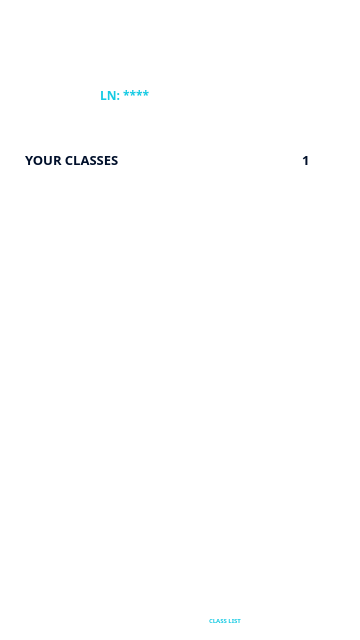
<?xml version="1.0" encoding="UTF-8"?>
<ui version="4.0">
 <class>Lecturer_Classes_List</class>
 <widget class="QMainWindow" name="Lecturer_Classes_List">
  <property name="geometry">
   <rect>
    <x>0</x>
    <y>0</y>
    <width>360</width>
    <height>640</height>
   </rect>
  </property>
  <property name="windowTitle">
   <string>Lecturer Classes List</string>
  </property>
  <property name="windowIcon">
   <iconset resource="resources.qrc">
    <normaloff>:/res/assets/presence_logo.png</normaloff>:/res/assets/presence_logo.png</iconset>
  </property>
  <widget class="QWidget" name="centralwidget">
   <property name="styleSheet">
    <string notr="true">QWidget #centralwidget {
	background-color: #FFFFFF;
}</string>
   </property>
   <widget class="QGroupBox" name="headerGroup">
    <property name="geometry">
     <rect>
      <x>0</x>
      <y>0</y>
      <width>360</width>
      <height>140</height>
     </rect>
    </property>
    <property name="styleSheet">
     <string notr="true">QGroupBox {
	border: 0px;
	border-radius: 0px;
}</string>
    </property>
    <property name="title">
     <string/>
    </property>
    <widget class="QLabel" name="headerHud">
     <property name="geometry">
      <rect>
       <x>0</x>
       <y>0</y>
       <width>360</width>
       <height>140</height>
      </rect>
     </property>
     <property name="styleSheet">
      <string notr="true"/>
     </property>
     <property name="text">
      <string/>
     </property>
     <property name="pixmap">
      <pixmap resource="resources.qrc">:/res/assets/header_large.png</pixmap>
     </property>
    </widget>
    <widget class="QPushButton" name="backButton">
     <property name="geometry">
      <rect>
       <x>15</x>
       <y>15</y>
       <width>30</width>
       <height>30</height>
      </rect>
     </property>
     <property name="styleSheet">
      <string notr="true">QPushButton {
	border: 0px;
	border-radius: 0px;
	background: none;
}</string>
     </property>
     <property name="text">
      <string/>
     </property>
     <property name="icon">
      <iconset resource="resources.qrc">
       <normaloff>:/res/assets/back.png</normaloff>:/res/assets/back.png</iconset>
     </property>
     <property name="iconSize">
      <size>
       <width>30</width>
       <height>30</height>
      </size>
     </property>
     <property name="flat">
      <bool>true</bool>
     </property>
    </widget>
    <widget class="QLabel" name="headerWelcomeLabel">
     <property name="geometry">
      <rect>
       <x>50</x>
       <y>40</y>
       <width>240</width>
       <height>20</height>
      </rect>
     </property>
     <property name="font">
      <font>
       <family>Poppins</family>
       <pointsize>-1</pointsize>
       <italic>false</italic>
       <bold>true</bold>
      </font>
     </property>
     <property name="styleSheet">
      <string notr="true">QLabel {
	color: #FFF;
	font-family: Poppins;
	font-size: 20px;
	font-style: normal;
	font-weight: 700;
	line-height: normal;
}</string>
     </property>
     <property name="text">
      <string>Hello, &lt;?&gt;</string>
     </property>
    </widget>
    <widget class="QLabel" name="dateLabel">
     <property name="geometry">
      <rect>
       <x>250</x>
       <y>10</y>
       <width>90</width>
       <height>20</height>
      </rect>
     </property>
     <property name="font">
      <font>
       <family>Poppins</family>
       <pointsize>-1</pointsize>
       <italic>false</italic>
       <fontweight>Light</fontweight>
      </font>
     </property>
     <property name="styleSheet">
      <string notr="true">QLabel {
	color: #FFFFFF;
	text-align: right;
	font-family: Poppins;
	font-size: 9px;
	font-style: normal;
	font-weight: 300;
	line-height: normal;
}</string>
     </property>
     <property name="text">
      <string/>
     </property>
     <property name="alignment">
      <set>Qt::AlignRight|Qt::AlignTrailing|Qt::AlignVCenter</set>
     </property>
    </widget>
    <widget class="QLabel" name="timeLabel">
     <property name="geometry">
      <rect>
       <x>250</x>
       <y>20</y>
       <width>90</width>
       <height>20</height>
      </rect>
     </property>
     <property name="styleSheet">
      <string notr="true">QLabel {
	color: #FFFFFF;
	text-align: right;
	font-family: Poppins;
	font-size: 11px;
	font-style: normal;
	font-weight: 500;
	line-height: normal;
}</string>
     </property>
     <property name="text">
      <string/>
     </property>
     <property name="alignment">
      <set>Qt::AlignRight|Qt::AlignTrailing|Qt::AlignVCenter</set>
     </property>
    </widget>
    <widget class="QLabel" name="headerAvatarLabel">
     <property name="geometry">
      <rect>
       <x>50</x>
       <y>70</y>
       <width>40</width>
       <height>40</height>
      </rect>
     </property>
     <property name="text">
      <string/>
     </property>
     <property name="pixmap">
      <pixmap resource="resources.qrc">:/res/assets/cict_avatar.png</pixmap>
     </property>
     <property name="alignment">
      <set>Qt::AlignCenter</set>
     </property>
    </widget>
    <widget class="QLabel" name="headerCollegeLabel">
     <property name="geometry">
      <rect>
       <x>100</x>
       <y>70</y>
       <width>180</width>
       <height>20</height>
      </rect>
     </property>
     <property name="styleSheet">
      <string notr="true">QLabel {
	color: #FFFFFF;
	font-family: Poppins;
	font-size: 12px;
	font-style: normal;
	font-weight: 700;
	line-height: normal;
}</string>
     </property>
     <property name="text">
      <string>C&lt;?&gt;</string>
     </property>
    </widget>
    <widget class="QLabel" name="headerLecturerIdLabel">
     <property name="geometry">
      <rect>
       <x>100</x>
       <y>85</y>
       <width>180</width>
       <height>20</height>
      </rect>
     </property>
     <property name="styleSheet">
      <string notr="true">QLabel {
	color: #15CAE3;
	font-family: Poppins;
	font-size: 12px;
	font-style: normal;
	font-weight: 500;
	line-height: normal;
}</string>
     </property>
     <property name="text">
      <string>LN: ****</string>
     </property>
    </widget>
   </widget>
   <widget class="QGroupBox" name="footerGroup">
    <property name="geometry">
     <rect>
      <x>0</x>
      <y>510</y>
      <width>360</width>
      <height>130</height>
     </rect>
    </property>
    <property name="styleSheet">
     <string notr="true">QGroupBox {
	border: 0px;
	border-radius: 0px;
}</string>
    </property>
    <property name="title">
     <string/>
    </property>
    <widget class="QLabel" name="footerHud">
     <property name="geometry">
      <rect>
       <x>10</x>
       <y>70</y>
       <width>340</width>
       <height>60</height>
      </rect>
     </property>
     <property name="text">
      <string/>
     </property>
     <property name="pixmap">
      <pixmap resource="resources.qrc">:/res/assets/footer.png</pixmap>
     </property>
     <property name="alignment">
      <set>Qt::AlignCenter</set>
     </property>
    </widget>
    <widget class="QPushButton" name="homeButton">
     <property name="geometry">
      <rect>
       <x>120</x>
       <y>77</y>
       <width>30</width>
       <height>30</height>
      </rect>
     </property>
     <property name="styleSheet">
      <string notr="true">QPushButton {
	border: 0px;
	border-radius: 0px;
	background: none;
}</string>
     </property>
     <property name="text">
      <string/>
     </property>
     <property name="icon">
      <iconset resource="resources.qrc">
       <normaloff>:/res/assets/home_unselected.png</normaloff>:/res/assets/home_unselected.png</iconset>
     </property>
     <property name="iconSize">
      <size>
       <width>25</width>
       <height>25</height>
      </size>
     </property>
     <property name="flat">
      <bool>true</bool>
     </property>
    </widget>
    <widget class="QLabel" name="homeLabel">
     <property name="geometry">
      <rect>
       <x>105</x>
       <y>102</y>
       <width>60</width>
       <height>16</height>
      </rect>
     </property>
     <property name="styleSheet">
      <string notr="true">QLabel {
	color: #FFFFFF;
	text-align: center;
	font-family: Poppins;
	font-size: 6px;
	font-style: normal;
	font-weight: 500;
	line-height: normal;
}</string>
     </property>
     <property name="text">
      <string>HOME</string>
     </property>
     <property name="alignment">
      <set>Qt::AlignCenter</set>
     </property>
    </widget>
    <widget class="QPushButton" name="classListButton">
     <property name="geometry">
      <rect>
       <x>210</x>
       <y>77</y>
       <width>30</width>
       <height>30</height>
      </rect>
     </property>
     <property name="styleSheet">
      <string notr="true">QPushButton {
	border: 0px;
	border-radius: 0px;
	background: none;
}</string>
     </property>
     <property name="text">
      <string/>
     </property>
     <property name="icon">
      <iconset resource="resources.qrc">
       <normaloff>:/res/assets/class_list_selected.png</normaloff>:/res/assets/class_list_selected.png</iconset>
     </property>
     <property name="iconSize">
      <size>
       <width>25</width>
       <height>25</height>
      </size>
     </property>
     <property name="flat">
      <bool>true</bool>
     </property>
    </widget>
    <widget class="QLabel" name="classListLabel">
     <property name="geometry">
      <rect>
       <x>195</x>
       <y>102</y>
       <width>60</width>
       <height>16</height>
      </rect>
     </property>
     <property name="styleSheet">
      <string notr="true">QLabel {
	color: #15CAE3;
	text-align: center;
	font-family: Poppins;
	font-size: 6px;
	font-style: normal;
	font-weight: 500;
	line-height: normal;
}</string>
     </property>
     <property name="text">
      <string>CLASS LIST</string>
     </property>
     <property name="alignment">
      <set>Qt::AlignCenter</set>
     </property>
    </widget>
    <widget class="QLabel" name="whiteBox">
     <property name="geometry">
      <rect>
       <x>0</x>
       <y>0</y>
       <width>360</width>
       <height>130</height>
      </rect>
     </property>
     <property name="text">
      <string/>
     </property>
     <property name="pixmap">
      <pixmap resource="resources.qrc">:/res/assets/white_box.png</pixmap>
     </property>
     <property name="alignment">
      <set>Qt::AlignCenter</set>
     </property>
    </widget>
    <widget class="QLabel" name="errorLabel">
     <property name="enabled">
      <bool>true</bool>
     </property>
     <property name="geometry">
      <rect>
       <x>25</x>
       <y>5</y>
       <width>310</width>
       <height>20</height>
      </rect>
     </property>
     <property name="styleSheet">
      <string notr="true">QLabel {
	background: none;
	color: #FF003D;
	font-family: Poppins;
	font-size: 10px;
	font-style: normal;
	font-weight: 600;
	line-height: normal;
}</string>
     </property>
     <property name="text">
      <string/>
     </property>
     <property name="alignment">
      <set>Qt::AlignCenter</set>
     </property>
    </widget>
    <zorder>whiteBox</zorder>
    <zorder>footerHud</zorder>
    <zorder>homeButton</zorder>
    <zorder>homeLabel</zorder>
    <zorder>classListButton</zorder>
    <zorder>classListLabel</zorder>
    <zorder>errorLabel</zorder>
   </widget>
   <widget class="QLabel" name="titleLabel">
    <property name="geometry">
     <rect>
      <x>25</x>
      <y>150</y>
      <width>180</width>
      <height>20</height>
     </rect>
    </property>
    <property name="styleSheet">
     <string notr="true">QLabel {
	color: #000F2A;
	font-family: Poppins;
	font-size: 13px;
	font-style: normal;
	font-weight: 700;
	line-height: normal;
}</string>
    </property>
    <property name="text">
     <string>YOUR CLASSES</string>
    </property>
   </widget>
   <widget class="QGroupBox" name="pageGroup">
    <property name="geometry">
     <rect>
      <x>260</x>
      <y>145</y>
      <width>90</width>
      <height>30</height>
     </rect>
    </property>
    <property name="styleSheet">
     <string notr="true">QGroupBox {
	border: 0px;
	border-radius: 0px;
}</string>
    </property>
    <property name="title">
     <string/>
    </property>
    <widget class="QPushButton" name="nextPageButton">
     <property name="geometry">
      <rect>
       <x>55</x>
       <y>5</y>
       <width>20</width>
       <height>20</height>
      </rect>
     </property>
     <property name="styleSheet">
      <string notr="true">QPushButton {
	border: 0px;
	border-radius: 0px;
	background: none;
}</string>
     </property>
     <property name="text">
      <string/>
     </property>
     <property name="icon">
      <iconset resource="resources.qrc">
       <normaloff>:/res/assets/next_arrow.png</normaloff>:/res/assets/next_arrow.png</iconset>
     </property>
     <property name="flat">
      <bool>true</bool>
     </property>
    </widget>
    <widget class="QPushButton" name="prevPageButton">
     <property name="geometry">
      <rect>
       <x>15</x>
       <y>5</y>
       <width>20</width>
       <height>20</height>
      </rect>
     </property>
     <property name="styleSheet">
      <string notr="true">QPushButton {
	border: 0px;
	border-radius: 0px;
	background: none;
}</string>
     </property>
     <property name="text">
      <string/>
     </property>
     <property name="icon">
      <iconset resource="resources.qrc">
       <normaloff>:/res/assets/prev_arrow.png</normaloff>:/res/assets/prev_arrow.png</iconset>
     </property>
     <property name="flat">
      <bool>true</bool>
     </property>
    </widget>
    <widget class="QLineEdit" name="numberPageTextbox">
     <property name="geometry">
      <rect>
       <x>31</x>
       <y>5</y>
       <width>30</width>
       <height>20</height>
      </rect>
     </property>
     <property name="styleSheet">
      <string notr="true">QLineEdit {
	background-color: transparent;
	border: 0px;
	color: #000F2A;
	font-family: Poppins;
	font-size: 13px;
	font-style: normal;
	font-weight: 700;
	line-height: normal;
}</string>
     </property>
     <property name="text">
      <string>1</string>
     </property>
     <property name="alignment">
      <set>Qt::AlignCenter</set>
     </property>
    </widget>
   </widget>
   <widget class="QGroupBox" name="classesListArea">
    <property name="geometry">
     <rect>
      <x>25</x>
      <y>190</y>
      <width>310</width>
      <height>330</height>
     </rect>
    </property>
    <property name="styleSheet">
     <string notr="true">QGroupBox {
	border: 0px;
	border-radius: 0px;
	background: none;
}</string>
    </property>
    <property name="title">
     <string/>
    </property>
   </widget>
   <zorder>headerGroup</zorder>
   <zorder>titleLabel</zorder>
   <zorder>footerGroup</zorder>
   <zorder>pageGroup</zorder>
   <zorder>classesListArea</zorder>
  </widget>
 </widget>
 <resources>
  <include location="resources.qrc"/>
 </resources>
 <connections/>
</ui>
